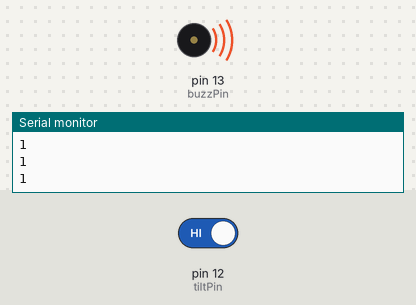
A sketch run on a simulated Arduino Uno, built with avr-gcc and run on an emulated ATmega328P. Parts: buzzer (waves = sounding, pin HIGH), the last lines printed to the serial monitor. Inputs (shaded band) come from the test bench; at power-on: pin 12 (tiltPin) HIGH.

Above: at 3.3 s.
3.7 s: pin 12 (tiltPin) driven LOW
At 5.2 s:
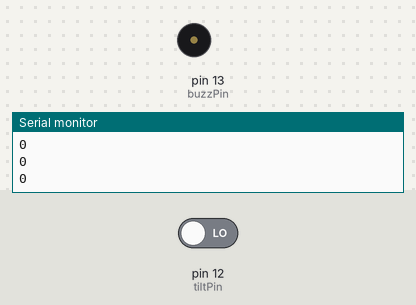
5.6 s: pin 12 (tiltPin) driven HIGH
At 5.7 s:
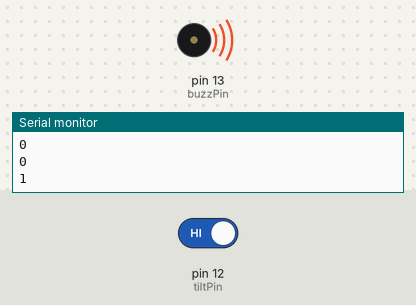
Timing chart, 0 to 15.1 s (numbered marks = the images above; inputs shaded):
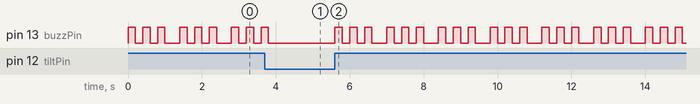

Measured:
- after the input at 3.7 s, pin 13 (buzzPin): goes on until 3.8 s, then stays LOW
- after the input at 5.6 s, pin 13 (buzzPin): LOW → HIGH at once, then repeats every 1.4 s: 2 × (LOW 0.20 s, HIGH 0.20 s), LOW 0.40 s, HIGH 0.20 s
- by itself, pin 13 (buzzPin): repeats every 1.4 s: 2 × (LOW 0.20 s, HIGH 0.20 s), LOW 0.40 s, HIGH 0.20 s

The sketch:

arduino_tutorial_36.ino
```cpp
/*
 * Tutorial 36 Understanding tilt switches
 * https://youtu.be/SYDuRyweeLA
 */

const int baudRate = 9600;
const int dt = 200; // delaytime
const int tiltPin = 12;
const int redLedPin = 2;
const int greenLedPin = 3;
const int buzzPin = 13;
const int defaultWarning = 3;
int tiltValue;

void setup() {
  // put your setup code here, to run once:
  Serial.begin(baudRate);
  pinMode(tiltPin, INPUT);
  pinMode(buzzPin, OUTPUT);
  digitalWrite(tiltPin, HIGH);
}

void loop() {
  // put your main code here, to run repeatedly:
  tiltValue = digitalRead(tiltPin);
  Serial.println(tiltValue);
  if (tiltValue != 0) {
    digitalWrite(redLedPin, HIGH);
    digitalWrite(greenLedPin, LOW);

    buzzWarning(defaultWarning);
  } else {
    digitalWrite(redLedPin, LOW);
    digitalWrite(greenLedPin, HIGH);
  }
  delay(dt);
}

void buzzWarning(int amount) {
  int j = 0;
  while (j < amount) {
    digitalWrite(buzzPin, HIGH);
    delay(dt);
    digitalWrite(buzzPin, LOW);
    delay(dt);
    j++;
  }
}
```
